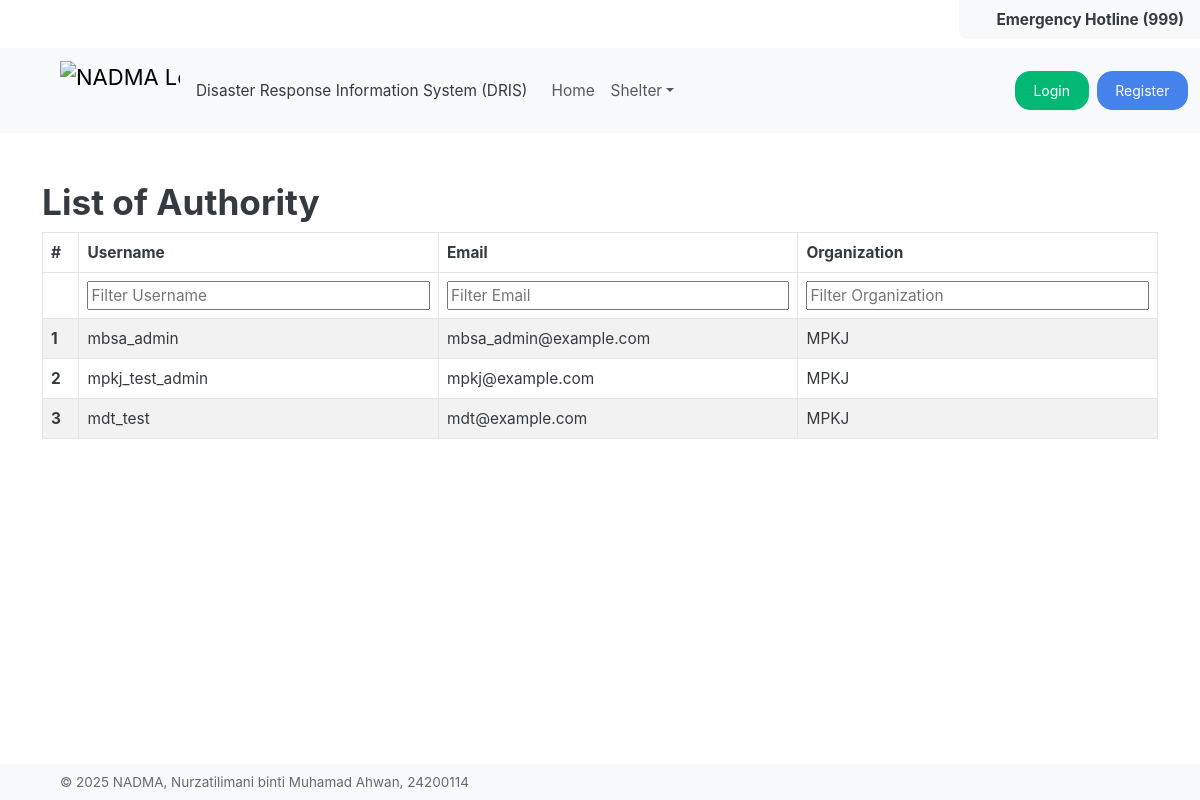
/auth/authorities/, run on the app's committed database.
### UserManagement/models.py (models this page shows, shortened)
class CustomUser(AbstractUser):
    phone_number = models.CharField(max_length=15, blank=True, null=True)
    role = models.ForeignKey(Role, on_delete=models.SET_NULL, null=True, blank=True, related_name='users')
    created_at = models.DateTimeField(auto_now_add=True)

class Organization(models.Model):
    name = models.CharField(max_length=255, unique=True)
    address = models.CharField(max_length=255, blank=True, null=True)
    created_by = models.ForeignKey(CustomUser, on_delete=models.CASCADE, related_name='created_organizations')
    created_at = models.DateTimeField(auto_now_add=True)
    updated_by = models.ForeignKey(CustomUser, on_delete=models.CASCADE, related_name='updated_organizations', blank=True, null=True)
    updated_at = models.DateTimeField(auto_now=True)

### UserManagement/views.py (the view)
# urls.py: path('authorities/', AuthorityDirectoryView.as_view(), name='authority_list'),
class AuthorityDirectoryView(View):
    def get(self, request):
        authorities = Authority.objects.select_related('user', 'organization_id').all()
        columns = get_authority_columns()
        user_role = ''
        if request.user.is_authenticated and hasattr(request.user, 'role') and request.user.role:
            user_role = request.user.role.name.lower()
        data = []
        for a in authorities:
            data.append({
                'user__username': a.user.username,
                'user__email': a.user.email,
                'organization': a.organization_id.name if a.organization_id else '',
            })
        return render(request, 'user/authority_list.html', {
            'data': data,
            'columns': columns,
            'user_role': user_role,
        })

### UserManagement/views.py (called while the page is built)
def get_authority_columns():
    return [
        {'key': 'user__username', 'label': 'Username'},
        {'key': 'user__email', 'label': 'Email'},
        {'key': 'organization', 'label': 'Organization'},
    ]

### common/templatetags/shared_extras.py (called while the page is built)
@register.filter
def get_item(obj, key):
    if isinstance(obj, dict):
        return obj.get(key)
    return getattr(obj, key, None)

### templates/user/authority_list.html
{% extends "base.html" %}
{% block content %}
<div class="container mt-3">
<h2>List of Authority</h2>
{% include "components/table/table.html" with data=data columns=columns %}
</div>
{% endblock %}

### templates/components/table/table.html (shortened to what this page needs)
{% load shared_extras %}
<link rel="stylesheet" href="https://cdn.datatables.net/1.13.7/css/dataTables.bootstrap5.min.css"/>
<table id="datatable" class="table table-striped table-bordered">
  <thead>
    <tr>
      <th>#</th>
      {% for col in columns %}
        {% if col.type == "action" %}
          {% if user_role == "authorities" %}
            <th>{{ col.label }}</th>
          {% endif %}
        {% else %}
          <th>{{ col.label }}</th>
        {% endif %}
      {% endfor %}
    </tr>
    <tr>
      <th></th>
      {% for col in columns %}
        {% if col.type == "action" %}
          {% if user_role == "authorities" %}
            <th></th>
          {% endif %}
        {% else %}
          <th><input type="text" placeholder="Filter {{ col.label }}" style="width: 100%;"/></th>
        {% endif %}
      {% endfor %}
    </tr>
  </thead>
 <tbody>
    {% for row in data %}
      <tr>
        <th scope="row">{{ forloop.counter }}</th>
        {% for col in columns %}
          {% if col.type == "action" %}
            {% if user_role == "authorities" %}
              <td>
                {% for action in col.actions %}
                  {% if action.label == "Edit" %}
                    <a href="?edit={{ row.id }}" class="btn {{ action.class|default:'btn-primary' }}">
                      <i class="fas fa-pencil-alt"></i> Edit
                    </a>
                  {% elif action.label == "View Volunteers" %}
                    <a href="{% url action.url_name row.id %}" class="btn btn-md {{ action.class|default:'btn-primary' }} mt-3">
                      <i class="fas fa-users"></i> View Volunteers
                    </a>
                  {% elif action.label == "Assign to Task" %}
                    {% if task.status != "running" %}
                      <span class="badge rounded-pill bg-secondary">Assignment Closed</span>
                    {% elif row.assigned %}
                      <span class="badge rounded-pill bg-success">Assigned</span>
                    {% else %}
                      <form method="post" action="{% url 'volunteer:assign_volunteer_to_task' task.id row.id %}" style="display:inline;">
                        {% csrf_token %}
                        <button type="submit" class="btn btn-md btn-warning">
                          <i class="fas fa-user-plus"></i> Assign to Task
                        </button>
                      </form>
                    {% endif %}
                  {% else %}
                    <a href="" class="btn  {{ action.class|default:'btn-primary' }}">{{ action.label }}</a>
                  {% endif %}
                {% endfor %}
              </td>
            {% endif %}
          {% else %}
            <td>{{ row|get_item:col.key }}</td>
          {% endif %}
        {% endfor %}
      </tr>
    {% endfor %}
</tbody>
</table>

### data on the page
CustomUser: username "mbsa_admin", email "mbsa_admin@example.com"
Organization: name "MPKJ"
CustomUser: username "mpkj_test_admin", email "mpkj@example.com"
CustomUser: username "mdt_test", email "mdt@example.com"

### other printed values
{{ col.label }} "Username" "Email" "Organization"
